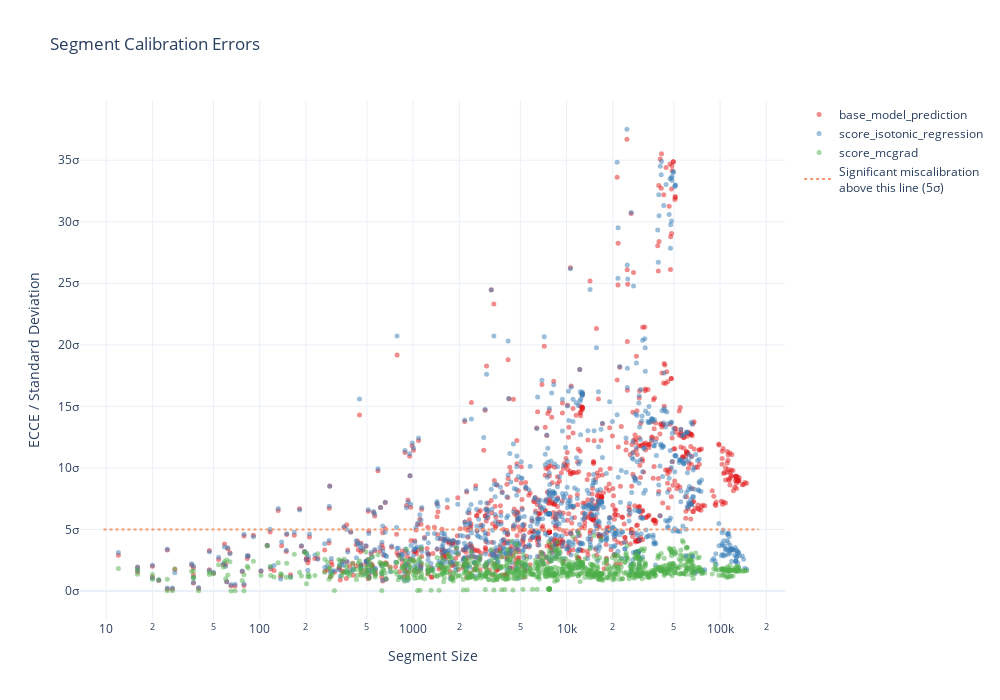

Notebook cell for this chart:
### Markdown cell above
MCGrad eliminated statistically significant multicalibration error! The MCE (maximum segment miscalibration) dropped more than eight-fold, reaching the minimum detectable threshold of ~5σ. Let's visualize the segment-wise errors:

### Code cell
combine_segment_calibration_plots(
    segment_plots=segment_plots,
    quantity="segments_ecce_sigma",
).update_layout(height=700, width=1000)

### Figure 1 — Plotly figure (JSON) as saved in the notebook; plotly's stock layout.template omitted (floating-point values rounded to 4 significant figures; data arrays with more than 128 entries replaced by an {"elided": "..."} marker saying what was removed)
{"data": [{"customdata": {"elided": "1000x16 mixed values"}, "hovertemplate": "<b>base_model_prediction</b><br>Segment Size: %{x}<br>segment_ecces_sigma_scale: %{y}<br>MAR=%{customdata[0]}<br>RELP=%{customdata[1]}<br>CIT=%{customdata[2]}<br>MIG=%{customdata[3]}<br>MIL=%{customdata[4]}<br>ANC=%{customdata[5]}<br>RAC1P=%{customdata[6]}<br>DIS=%{customdata[7]}<br>ESP=%{customdata[8]}<br>NATIVITY=%{customdata[9]}<br>DEAR=%{customdata[10]}<br>DEYE=%{customdata[11]}<br>DREM=%{customdata[12]}<br>SEX=%{customdata[13]}<br>AGEP=%{customdata[14]}<extra></extra>", "marker": {"color": "rgb(228,26,28)", "opacity": 0.5, "size": 5}, "mode": "markers", "name": "base_model_prediction", "type": "scatter", "x": {"elided": "1000 int values"}, "y": {"elided": "1000 float values"}}, {"customdata": {"elided": "1000x16 mixed values"}, "hovertemplate": "<b>score_isotonic_regression</b><br>Segment Size: %{x}<br>segment_ecces_sigma_scale: %{y}<br>MAR=%{customdata[0]}<br>RELP=%{customdata[1]}<br>CIT=%{customdata[2]}<br>MIG=%{customdata[3]}<br>MIL=%{customdata[4]}<br>ANC=%{customdata[5]}<br>RAC1P=%{customdata[6]}<br>DIS=%{customdata[7]}<br>ESP=%{customdata[8]}<br>NATIVITY=%{customdata[9]}<br>DEAR=%{customdata[10]}<br>DEYE=%{customdata[11]}<br>DREM=%{customdata[12]}<br>SEX=%{customdata[13]}<br>AGEP=%{customdata[14]}<extra></extra>", "marker": {"color": "rgb(55,126,184)", "opacity": 0.5, "size": 5}, "mode": "markers", "name": "score_isotonic_regression", "type": "scatter", "x": {"elided": "1000 int values"}, "y": {"elided": "1000 float values"}}, {"customdata": {"elided": "1000x16 mixed values"}, "hovertemplate": "<b>score_mcgrad</b><br>Segment Size: %{x}<br>segment_ecces_sigma_scale: %{y}<br>MAR=%{customdata[0]}<br>RELP=%{customdata[1]}<br>CIT=%{customdata[2]}<br>MIG=%{customdata[3]}<br>MIL=%{customdata[4]}<br>ANC=%{customdata[5]}<br>RAC1P=%{customdata[6]}<br>DIS=%{customdata[7]}<br>ESP=%{customdata[8]}<br>NATIVITY=%{customdata[9]}<br>DEAR=%{customdata[10]}<br>DEYE=%{customdata[11]}<br>DREM=%{customdata[12]}<br>SEX=%{customdata[13]}<br>AGEP=%{customdata[14]}<extra></extra>", "marker": {"color": "rgb(77,175,74)", "opacity": 0.5, "size": 5}, "mode": "markers", "name": "score_mcgrad", "type": "scatter", "x": {"elided": "1000 int values"}, "y": {"elided": "1000 float values"}}, {"hoverinfo": "skip", "line": {"color": "rgba(247, 152, 111, 1)", "dash": "dot", "width": 2}, "mode": "lines", "name": "Significant miscalibration</br></br>above this line (5σ)", "showlegend": true, "type": "scatter", "x": [9.6, 178800.0], "y": [5, 5]}], "layout": {"height": 700, "legend": {"orientation": "v", "x": 1.02, "xanchor": "left", "y": 1, "yanchor": "top"}, "margin": {"r": 150}, "title": {"text": "Segment Calibration Errors"}, "width": 1000, "xaxis": {"title": {"text": "Segment Size"}, "type": "log"}, "yaxis": {"ticksuffix": "σ", "title": {"text": "ECCE / Standard Deviation"}}}}
